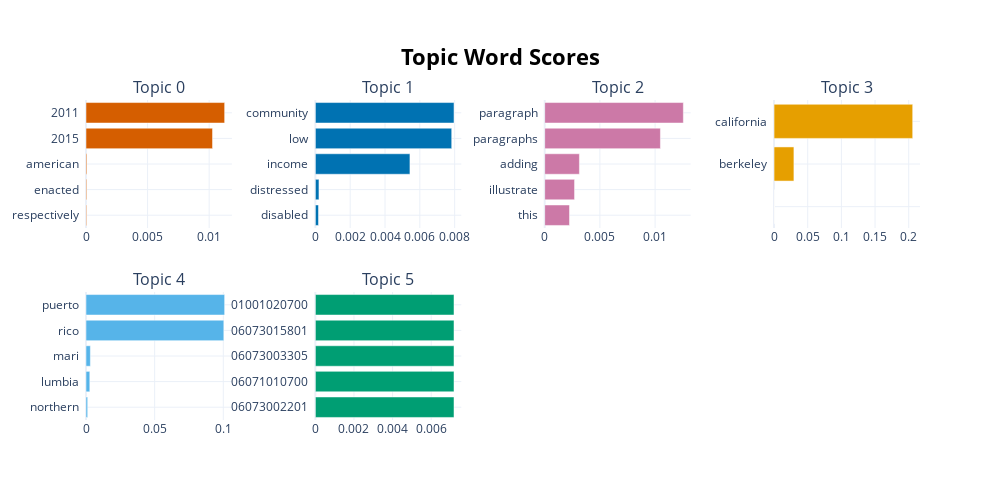

Source (notebook cell):
### Code cell
model.visualize_barchart(top_n_topics=6)

### Figure 1 — Plotly figure (JSON) as saved in the notebook; plotly's stock layout.template omitted (floating-point values rounded to 4 significant figures)
{"data": [{"marker": {"color": "#D55E00"}, "orientation": "h", "type": "bar", "x": [5.243e-05, 5.951e-05, 6.774e-05, 0.01027, 0.01126], "xaxis": "x", "y": ["respectively  ", "enacted  ", "american  ", "2015  ", "2011  "], "yaxis": "y"}, {"marker": {"color": "#0072B2"}, "orientation": "h", "type": "bar", "x": [0.0001808, 0.0002075, 0.005432, 0.00783, 0.007962], "xaxis": "x2", "y": ["disabled  ", "distressed  ", "income  ", "low  ", "community  "], "yaxis": "y2"}, {"marker": {"color": "#CC79A7"}, "orientation": "h", "type": "bar", "x": [0.002245, 0.002704, 0.003143, 0.01048, 0.01256], "xaxis": "x3", "y": ["this  ", "illustrate  ", "adding  ", "paragraphs  ", "paragraph  "], "yaxis": "y3"}, {"marker": {"color": "#E69F00"}, "orientation": "h", "type": "bar", "x": [1e-05, 1e-05, 1e-05, 0.02949, 0.2059], "xaxis": "x4", "y": ["  ", "  ", "  ", "berkeley  ", "california  "], "yaxis": "y4"}, {"marker": {"color": "#56B4E9"}, "orientation": "h", "type": "bar", "x": [0.001217, 0.002774, 0.003184, 0.1004, 0.101], "xaxis": "x5", "y": ["northern  ", "lumbia  ", "mari  ", "rico  ", "puerto  "], "yaxis": "y5"}, {"marker": {"color": "#009E73"}, "orientation": "h", "type": "bar", "x": [0.007181, 0.007181, 0.007181, 0.007181, 0.007181], "xaxis": "x6", "y": ["06073002201  ", "06071010700  ", "06073003305  ", "06073015801  ", "01001020700  "], "yaxis": "y6"}], "layout": {"annotations": [{"font": {"size": 16}, "showarrow": false, "text": "Topic 0", "x": 0.0875, "xanchor": "center", "xref": "paper", "y": 1, "yanchor": "bottom", "yref": "paper"}, {"font": {"size": 16}, "showarrow": false, "text": "Topic 1", "x": 0.3625, "xanchor": "center", "xref": "paper", "y": 1, "yanchor": "bottom", "yref": "paper"}, {"font": {"size": 16}, "showarrow": false, "text": "Topic 2", "x": 0.6375, "xanchor": "center", "xref": "paper", "y": 1, "yanchor": "bottom", "yref": "paper"}, {"font": {"size": 16}, "showarrow": false, "text": "Topic 3", "x": 0.9125, "xanchor": "center", "xref": "paper", "y": 1, "yanchor": "bottom", "yref": "paper"}, {"font": {"size": 16}, "showarrow": false, "text": "Topic 4", "x": 0.0875, "xanchor": "center", "xref": "paper", "y": 0.4, "yanchor": "bottom", "yref": "paper"}, {"font": {"size": 16}, "showarrow": false, "text": "Topic 5", "x": 0.3625, "xanchor": "center", "xref": "paper", "y": 0.4, "yanchor": "bottom", "yref": "paper"}], "height": 500, "hoverlabel": {"bgcolor": "white", "font": {"family": "Rockwell", "size": 16}}, "showlegend": false, "title": {"font": {"color": "Black", "size": 22}, "text": "<b>Topic Word Scores", "x": 0.5, "xanchor": "center", "yanchor": "top"}, "width": 1000, "xaxis": {"anchor": "y", "domain": [0, 0.175], "showgrid": true}, "xaxis2": {"anchor": "y2", "domain": [0.275, 0.45], "showgrid": true}, "xaxis3": {"anchor": "y3", "domain": [0.55, 0.725], "showgrid": true}, "xaxis4": {"anchor": "y4", "domain": [0.825, 1], "showgrid": true}, "xaxis5": {"anchor": "y5", "domain": [0, 0.175], "showgrid": true}, "xaxis6": {"anchor": "y6", "domain": [0.275, 0.45], "showgrid": true}, "xaxis7": {"anchor": "y7", "domain": [0.55, 0.725], "showgrid": true}, "xaxis8": {"anchor": "y8", "domain": [0.825, 1], "showgrid": true}, "yaxis": {"anchor": "x", "domain": [0.6, 1], "showgrid": true}, "yaxis2": {"anchor": "x2", "domain": [0.6, 1], "showgrid": true}, "yaxis3": {"anchor": "x3", "domain": [0.6, 1], "showgrid": true}, "yaxis4": {"anchor": "x4", "domain": [0.6, 1], "showgrid": true}, "yaxis5": {"anchor": "x5", "domain": [0, 0.4], "showgrid": true}, "yaxis6": {"anchor": "x6", "domain": [0, 0.4], "showgrid": true}, "yaxis7": {"anchor": "x7", "domain": [0, 0.4], "showgrid": true}, "yaxis8": {"anchor": "x8", "domain": [0, 0.4], "showgrid": true}}}
